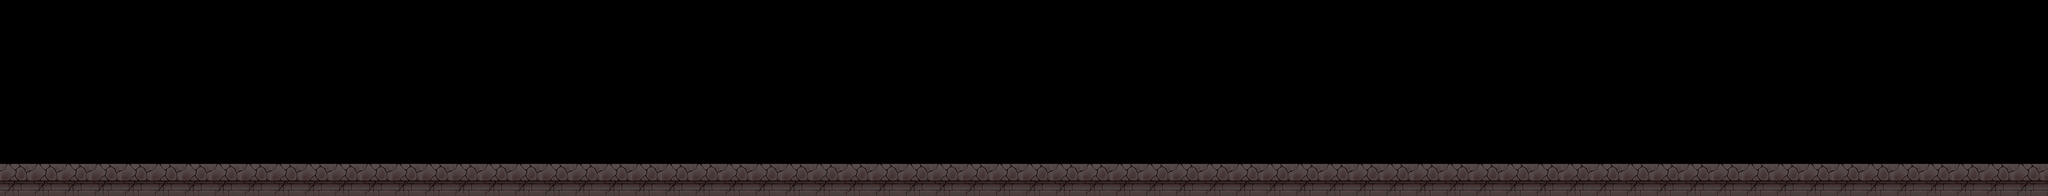

Below is a game level as drawn by its tile map, then a one-line description and the .tmx that defines it (tile-layer data replaced by summaries):
An orthogonal 250x24 tile map with 30x30 px tiles, 1 tile layer (background), 13 tilesets and 75 objects.

<map version="1.0" orientation="orthogonal" width="250" height="24" tilewidth="30" tileheight="30">
 <tileset firstgid="1" name="Ob_stage4_object_fixed" tilewidth="100" tileheight="110">
  <image source="Ob_stage4_object_fixed.png" width="100" height="110" />
 </tileset>
 <tileset firstgid="2" name="Ob_stage4-1" tilewidth="120" tileheight="140">
  <image source="Ob_stage4-1.png" width="120" height="140" />
 </tileset>
 <tileset firstgid="3" name="Ob_stage4-2" tilewidth="120" tileheight="225">
  <image source="Ob_stage4-2.png" width="120" height="225" />
 </tileset>
 <tileset firstgid="4" name="Ob_stage4-boss" tilewidth="200" tileheight="220">
  <image source="Ob_stage4-boss.png" width="200" height="220" />
 </tileset>
 <tileset firstgid="5" name="Ig_item_run" tilewidth="55" tileheight="55">
  <image source="Ig_item_run.png" width="55" height="55" />
 </tileset>
 <tileset firstgid="6" name="Ig_item_coin" tilewidth="55" tileheight="55">
  <image source="Ig_item_coin.png" width="55" height="55" />
 </tileset>
 <tileset firstgid="7" name="Ig_item_huge" tilewidth="55" tileheight="55">
  <image source="Ig_item_huge.png" width="55" height="55" />
 </tileset>
 <tileset firstgid="8" name="Ig_item_magnet" tilewidth="55" tileheight="55">
  <image source="Ig_item_magnet.png" width="55" height="55" />
 </tileset>
 <tileset firstgid="9" name="130710_coin_silver" tilewidth="40" tileheight="40">
  <image source="130710_coin_silver.png" width="40" height="40" />
 </tileset>
 <tileset firstgid="10" name="130710_coin_bronze" tilewidth="40" tileheight="40">
  <image source="130710_coin_bronze.png" width="40" height="40" />
 </tileset>
 <tileset firstgid="11" name="130710_coin_gold" tilewidth="40" tileheight="40">
  <image source="130710_coin_gold.png" width="40" height="40" />
 </tileset>
 <tileset firstgid="12" name="floor" tilewidth="30" tileheight="30">
  <image source="floor.png" width="30" height="30" />
 </tileset>
 <tileset firstgid="13" name="stage4_level1" tilewidth="30" tileheight="30">
  <image source="stage4_level1.PNG" width="7500" height="720" />
 </tileset>
 <layer name="background" width="250" height="24">
  <data>[6000 cells, 5999 non-empty, 5999 distinct tile ids]</data>
 </layer>
 <objectgroup name="mob1" width="250" height="24" opacity="0">
  <object gid="2" x="2780" y="600" />
 </objectgroup>
 <objectgroup name="mob2" width="250" height="24" opacity="0">
  <object gid="3" x="3956" y="600" />
 </objectgroup>
 <objectgroup name="coin_bronze" width="250" height="24" opacity="0">
  <object gid="10" x="1366" y="541" />
  <object gid="10" x="1447" y="542" />
  <object gid="10" x="1527" y="540" />
  <object gid="10" x="1606" y="540" />
  <object gid="10" x="1688" y="543" />
  <object gid="10" x="1768" y="542" />
  <object gid="10" x="1848" y="542" />
  <object gid="10" x="1926" y="541" />
  <object gid="10" x="2008" y="540" />
  <object gid="10" x="2087" y="539" />
  <object gid="10" x="2166" y="541" />
  <object gid="10" x="2247" y="541" />
  <object gid="10" x="2324" y="540" />
  <object gid="10" x="2406" y="541" />
  <object gid="10" x="2488" y="541" />
  <object gid="10" x="2568" y="542" />
  <object gid="10" x="2635" y="486" />
  <object gid="10" x="2724" y="470" />
  <object gid="10" x="2928" y="468" />
  <object gid="10" x="3003" y="540" />
  <object gid="10" x="3080" y="540" />
  <object gid="10" x="3161" y="540" />
  <object gid="10" x="3243" y="539" />
  <object gid="10" x="3322" y="540" />
  <object gid="10" x="3402" y="541" />
  <object gid="10" x="3480" y="541" />
  <object gid="10" x="3547" y="423" />
  <object gid="10" x="3640" y="356" />
  <object gid="10" x="3760" y="322" />
  <object gid="10" x="3890" y="344" />
  <object gid="10" x="4142" y="401" />
  <object gid="10" x="4214" y="492" />
  <object gid="10" x="4304" y="541" />
  <object gid="10" x="4382" y="539" />
  <object gid="10" x="4460" y="542" />
  <object gid="10" x="4544" y="543" />
  <object gid="10" x="4625" y="538" />
  <object gid="10" x="4704" y="541" />
  <object gid="10" x="4782" y="541" />
  <object gid="10" x="4854" y="488" />
  <object gid="10" x="4940" y="469" />
  <object gid="10" x="5025" y="488" />
  <object gid="10" x="5096" y="540" />
  <object gid="10" x="5174" y="541" />
  <object gid="10" x="5255" y="540" />
  <object gid="10" x="5335" y="542" />
  <object gid="10" x="5415" y="543" />
  <object gid="10" x="5496" y="543" />
  <object gid="10" x="5578" y="542" />
  <object gid="10" x="5658" y="541" />
  <object gid="10" x="5738" y="543" />
  <object gid="10" x="5814" y="542" />
  <object gid="10" x="5894" y="542" />
  <object gid="10" x="5975" y="540" />
  <object gid="10" x="6057" y="540" />
  <object gid="10" x="6138" y="539" />
  <object gid="10" x="6218" y="540" />
  <object gid="10" x="6294" y="542" />
  <object gid="10" x="6376" y="541" />
  <object gid="10" x="6455" y="540" />
  <object gid="10" x="6614" y="540" />
  <object gid="10" x="6697" y="543" />
  <object gid="10" x="6777" y="540" />
  <object gid="10" x="6855" y="540" />
  <object gid="10" x="6937" y="541" />
  <object gid="10" x="7015" y="541" />
  <object gid="10" x="7097" y="540" />
  <object gid="10" x="7174" y="541" />
  <object gid="10" x="7255" y="541" />
  <object gid="10" x="7337" y="541" />
  <object gid="10" x="7416" y="541" />
 </objectgroup>
 <objectgroup name="coin_silver" width="250" height="24" opacity="0" />
 <objectgroup name="coin_gold" width="250" height="24" opacity="0">
  <object gid="10" x="1366" y="540" />
  <object gid="10" x="1446" y="540" />
 </objectgroup>
 <objectgroup name="object" width="250" height="24" opacity="0" />
 <objectgroup name="floor" width="250" height="24" opacity="0" />
 <objectgroup name="item_magnet" width="250" height="24" opacity="0" />
 <objectgroup name="item_run" width="250" height="24" opacity="0" />
 <objectgroup name="item_coin" width="250" height="24" opacity="0" />
 <objectgroup name="item_huge" width="250" height="24" opacity="0" />
 <objectgroup name="boss" width="250" height="24" opacity="0.01" />
</map>
